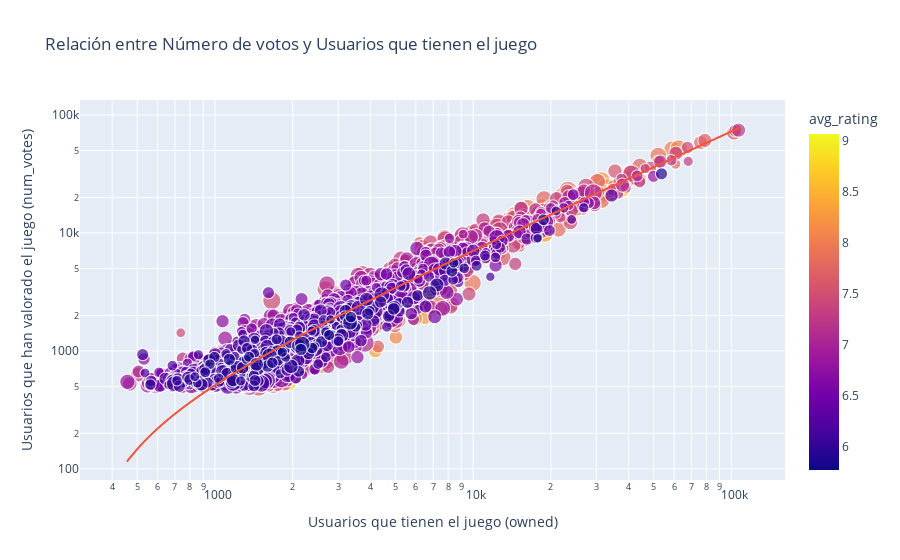

The notebook cell this image was saved under:
### Markdown cell above
Exite pues una relación lineal entre ambas variables `owned` y `num_votes`. Dada la concentración de _data points_ en el extremo inferior izquierdo del gráfico, realizamos un _scatter plot_ con ejes logarítmicos, añadiendo una recta de regresión sobre los datos.

Añadimos también dos aspectos al gráfico. El tamaño indicará el `avg_rating` y el color el `weight` (esto es, la complejidad del juego)

### Code cell
fig_2 = px.scatter(bgg, x='owned', y='num_votes', trendline='ols', log_x=True, log_y=True,
                   color='avg_rating', size="weight", title="Relación entre Número de votos y Usuarios que tienen el juego",
                   labels = {
                     "owned": "Usuarios que tienen el juego (owned)",
                     "num_votes": "Usuarios que han valorado el juego (num_votes)",
                     "weight" : "Nivel complejidad"
                 })
fig_2.show()

# Obtenemos el factor R2 que indica la bondad de la regresión:
r_squared = px.get_trendline_results(fig_2).px_fit_results.iloc[0].rsquared
print("El valor R squared es: ", r_squared)

### Figure 1 — Plotly figure (JSON) as saved in the notebook; plotly's stock layout.template omitted (floating-point values rounded to 4 significant figures; data arrays with more than 128 entries replaced by an {"elided": "..."} marker saying what was removed)
{"data": [{"hovertemplate": "Usuarios que tienen el juego (owned)=%{x}<br>Usuarios que han valorado el juego (num_votes)=%{y}<br>Nivel complejidad=%{marker.size}<br>avg_rating=%{marker.color}<extra></extra>", "legendgroup": "", "marker": {"color": {"elided": "2717 float values"}, "coloraxis": "coloraxis", "size": {"elided": "2717 float values"}, "sizemode": "area", "sizeref": 0.01174, "symbol": "circle"}, "mode": "markers", "name": "", "showlegend": false, "type": "scattergl", "x": {"elided": "2717 int values"}, "xaxis": "x", "y": {"elided": "2717 int values"}, "yaxis": "y"}, {"hovertemplate": "<b>OLS trendline</b><br>num_votes = 0.726922 * owned + -216.334<br>R<sup>2</sup>=0.966697<br><br>Usuarios que tienen el juego (owned)=%{x}<br>Usuarios que han valorado el juego (num_votes)=%{y} <b>(trend)</b><extra></extra>", "legendgroup": "", "marker": {"symbol": "circle"}, "mode": "lines", "name": "", "showlegend": false, "type": "scattergl", "x": {"elided": "2717 int values"}, "xaxis": "x", "y": {"elided": "2717 float values"}, "yaxis": "y"}], "layout": {"coloraxis": {"colorbar": {"title": {"text": "avg_rating"}}, "colorscale": [[0, "#0d0887"], [0.1111, "#46039f"], [0.2222, "#7201a8"], [0.3333, "#9c179e"], [0.4444, "#bd3786"], [0.5556, "#d8576b"], [0.6667, "#ed7953"], [0.7778, "#fb9f3a"], [0.8889, "#fdca26"], [1, "#f0f921"]]}, "legend": {"itemsizing": "constant", "tracegroupgap": 0}, "title": {"text": "Relación entre Número de votos y Usuarios que tienen el juego"}, "xaxis": {"anchor": "y", "domain": [0, 1], "title": {"text": "Usuarios que tienen el juego (owned)"}, "type": "log"}, "yaxis": {"anchor": "x", "domain": [0, 1], "title": {"text": "Usuarios que han valorado el juego (num_votes)"}, "type": "log"}}}
